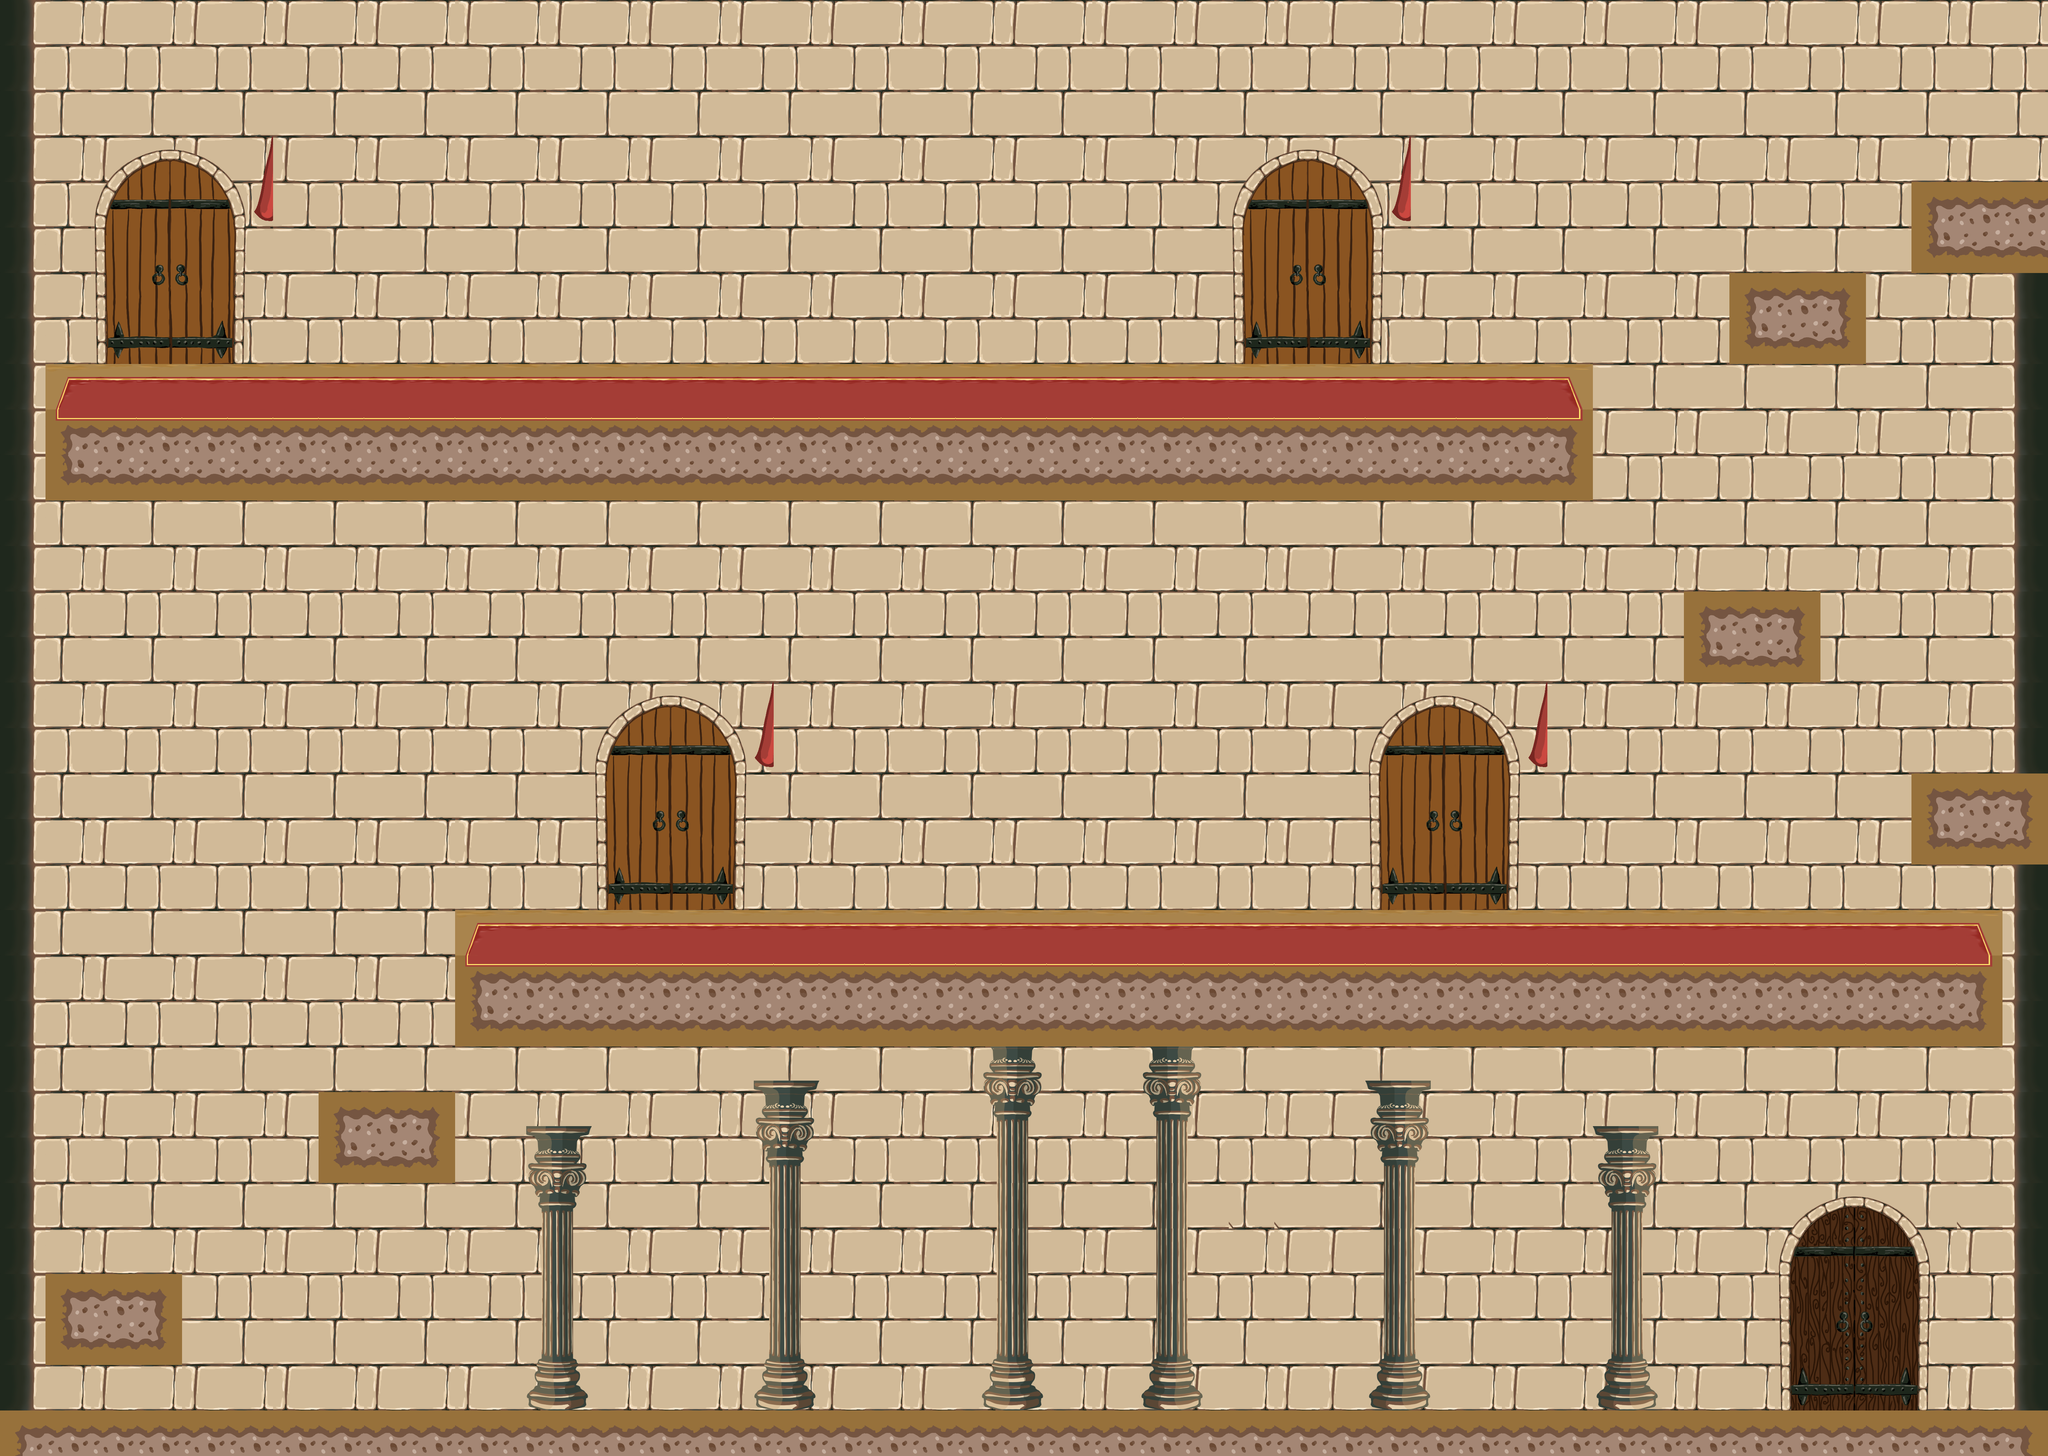

This is a level from a 2D game, rendered from its Tiled map with the project's own tilesets. A one-line summary and the map file follow, with tile-layer data summarised:
An orthogonal 45x32 tile map with 128x128 px tiles, 4 tile layers (Muros, Columnas, Suelos, Puerta), 3 tilesets and 23 objects (Player).

<map version="1.10" tiledversion="1.11.2" orientation="orthogonal" renderorder="right-down" width="45" height="32" tilewidth="128" tileheight="128" infinite="0" nextlayerid="11" nextobjectid="26">
 <tileset firstgid="1" name="Atlas_Pasillo_01" tilewidth="128" tileheight="128" tilecount="64" columns="8">
  <image source="Castle/Interior/Atlas_Pasillo_01.png" width="1024" height="1024" />
 </tileset>
 <tileset firstgid="65" name="Atlas_Pasillo_02" tilewidth="128" tileheight="128" tilecount="64" columns="8">
  <image source="Castle/Interior/Atlas_Pasillo_02.png" width="1024" height="1024" />
 </tileset>
 <tileset firstgid="129" name="Atlas_Castillo_Extras" tilewidth="128" tileheight="128" tilecount="64" columns="8">
  <image source="Castle/Interior/Atlas_Castillo_Extras.png" width="1024" height="1024" />
 </tileset>
 <layer id="2" name="Muros" width="45" height="32">
  <properties>
   <property name="Draw" type="bool" value="true" />
  </properties>
  <data>[1440 cells, 1395 non-empty, 8 distinct tile ids]</data>
 </layer>
 <layer id="10" name="Columnas" width="45" height="32">
  <data>[1440 cells, 93 non-empty, 14 distinct tile ids]</data>
 </layer>
 <layer id="1" name="Suelos" width="45" height="32">
  <properties>
   <property name="Draw" type="bool" value="true" />
  </properties>
  <data>[1440 cells, 287 non-empty, 15 distinct tile ids]</data>
 </layer>
 <layer id="6" name="Puerta" width="45" height="32">
  <properties>
   <property name="Draw" type="bool" value="true" />
  </properties>
  <data>[1440 cells, 101 non-empty, 40 distinct tile ids]</data>
 </layer>
 <objectgroup id="8" name="Ceiling">
  <properties>
   <property name="Ceiling" type="bool" value="true" />
   <property name="Square" type="bool" value="true" />
  </properties>
  <object id="6" x="896" y="3200" width="384" height="128" />
  <object id="7" x="128" y="3712" width="384" height="128" />
  <object id="8" x="1280" y="2816" width="4352" height="128" />
  <object id="12" x="5376" y="2304" width="384" height="128" />
  <object id="13" x="4736" y="1792" width="384" height="128" />
  <object id="14" x="124.97" y="1276.97" width="4352" height="128" />
  <object id="17" x="4864" y="896" width="384" height="128" />
  <object id="21" x="5376" y="640" width="384" height="128" />
 </objectgroup>
 <objectgroup id="9" name="Door">
  <properties>
   <property name="Door" type="bool" value="true" />
   <property name="Sensor" type="bool" value="true" />
   <property name="Square" type="bool" value="true" />
  </properties>
  <object id="9" x="5034" y="3406" width="364" height="558">
   <properties>
    <property name="TeleportTo" type="file" value="Castle.tmx" />
   </properties>
  </object>
  <object id="22" x="3878" y="2001" width="364" height="662">
   <properties>
    <property name="TeleportTo" type="file" value="Castle_Room_Princess.tmx" />
   </properties>
  </object>
  <object id="23" x="1698" y="2001" width="364" height="658">
   <properties>
    <property name="TeleportTo" type="file" value="Castle_Room_Princess.tmx" />
   </properties>
  </object>
  <object id="24" x="3494" y="461" width="364" height="662">
   <properties>
    <property name="TeleportTo" type="file" value="Castle_Room_Princess.tmx" />
   </properties>
  </object>
  <object id="25" x="294" y="466.333" width="364" height="658">
   <properties>
    <property name="TeleportTo" type="file" value="Castle_Room_Princess.tmx" />
   </properties>
  </object>
 </objectgroup>
 <objectgroup id="7" name="Ground" visible="0">
  <properties>
   <property name="Ground" type="bool" value="true" />
   <property name="Square" type="bool" value="true" />
  </properties>
  <object id="2" x="0" y="3968" width="5760" height="128" />
  <object id="3" x="1280" y="2666.79" width="4352" height="149.212" />
  <object id="4" x="128" y="3584" width="384" height="128" />
  <object id="5" x="896" y="3072" width="384" height="128" />
  <object id="10" x="5376" y="2176" width="384" height="128" />
  <object id="11" x="4736" y="1664" width="384" height="128" />
  <object id="16" x="126" y="1126" width="4352" height="149.212" />
  <object id="18" x="4864" y="768" width="384" height="128" />
  <object id="20" x="5376" y="512" width="384" height="128" />
 </objectgroup>
 <objectgroup id="3" name="EntitiesSpawnPoints">
  <object id="1" name="Player" type="Player" x="4512" y="3616">
   <point />
  </object>
 </objectgroup>
</map>
